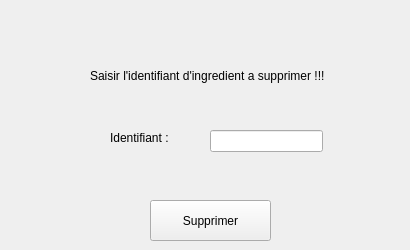
      <widget class="QWidget" name="tab_9">
       <attribute name="title">
        <string>Supprimer Ingredinet</string>
       </attribute>
       <widget class="QLabel" name="label_24">
        <property name="geometry">
         <rect>
          <x>90</x>
          <y>60</y>
          <width>311</width>
          <height>31</height>
         </rect>
        </property>
        <property name="text">
         <string>Saisir l'identifiant d'ingredient a supprimer !!!</string>
        </property>
       </widget>
       <widget class="QLabel" name="label_25">
        <property name="geometry">
         <rect>
          <x>110</x>
          <y>130</y>
          <width>71</width>
          <height>16</height>
         </rect>
        </property>
        <property name="text">
         <string>Identifiant :</string>
        </property>
       </widget>
       <widget class="QLineEdit" name="identifiant_I_supp">
        <property name="geometry">
         <rect>
          <x>210</x>
          <y>130</y>
          <width>113</width>
          <height>22</height>
         </rect>
        </property>
       </widget>
       <widget class="QPushButton" name="supprimer_ingredient">
        <property name="geometry">
         <rect>
          <x>150</x>
          <y>200</y>
          <width>121</width>
          <height>41</height>
         </rect>
        </property>
        <property name="styleSheet">
         <string notr="true"/>
        </property>
        <property name="text">
         <string>Supprimer</string>
        </property>
       </widget>
      </widget>
